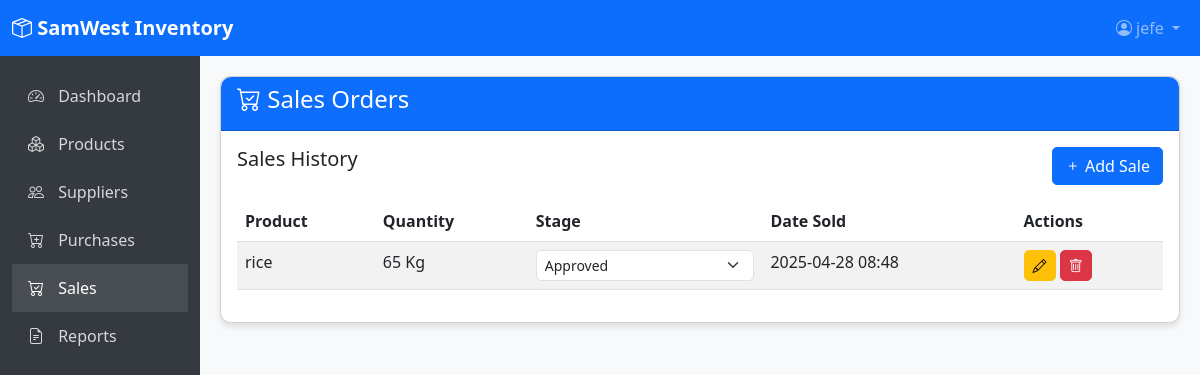
Before: /sales/ (signed in) with the older database file.
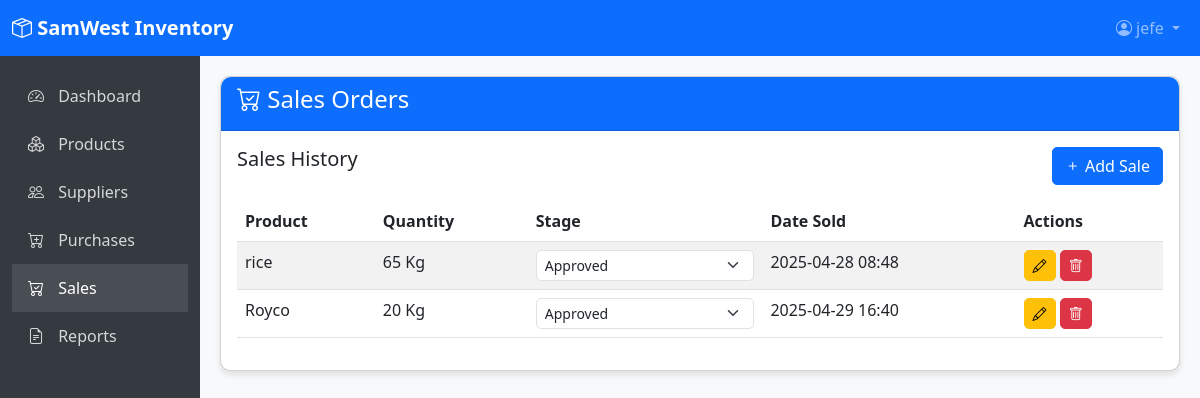
After: the same page with the newer database file.
### inventory/models.py (models this page shows, shortened)
class SalesOrder(models.Model):
    STAGE_CHOICES = (
        ('Pending', 'Pending'),
        ('Processing', 'Processing'),
        ('Approved', 'Approved'),
        ('Rejected', 'Rejected'),
    )
    product = models.ForeignKey(Product, on_delete=models.CASCADE)
    quantity = models.IntegerField()
    date_sold = models.DateTimeField(auto_now_add=True)
    stage = models.CharField(max_length=20, choices=STAGE_CHOICES, default='Pending')

class Product(models.Model):
    name = models.CharField(max_length=255)
    description = models.TextField(blank=True)
    supplier = models.ForeignKey(Supplier, on_delete=models.SET_NULL, null=True)
    quantity = models.IntegerField(default=0)
    price = models.DecimalField(max_digits=10, decimal_places=2)
    low_stock_threshold = models.IntegerField(default=10)

### inventory/views.py (the view)
# urls.py: path('sales/', views.sales_list, name='sales_list'),
@login_required
def sales_list(request):
    sales = SalesOrder.objects.all()
    return render(request, 'sales_list.html', {'sales': sales})

### inventory/templates/sales_list.html (shortened to what this page needs)
{% extends 'base.html' %}
{% block content %}
<div class="card">
    <div class="card-header bg-primary text-white">
        <h4><i class="bi bi-cart-check"></i> Sales Orders</h4>
    </div>
    <div class="card-body">
        <div class="d-flex justify-content-between mb-3">
            <h5>Sales History</h5>
            {% if perms.inventory.add_salesorder %}
            <a href="{% url 'sales_add' %}" class="btn btn-primary"><i class="bi bi-plus"></i> Add Sale</a>
            {% endif %}
        </div>
        <table class="table table-striped">
            <thead>
                <tr>
                    <th>Product</th>
                    <th>Quantity</th>
                    <th>Stage</th>
                    <th>Date Sold</th>
                    <th>Actions</th>
                </tr>
            </thead>
            <tbody>
                {% for sale in sales %}
                <tr>
                    <td>{{ sale.product.name }}</td>
                    <td>{{ sale.quantity }} Kg</td>
                    <td>
                        <form method="post" action="{% url 'sales_update_stage' sale.pk %}" class="d-inline">
                            <select name="stage" class="form-select form-select-sm" onchange="this.form.submit()">
                                {% for stage, label in sale.STAGE_CHOICES %}
                                <option value="{{ stage }}" {% if sale.stage == stage %}selected{% endif %}>{{ label }}</option>
                                {% endfor %}
                            </select>
                        </form>
                    </td>
                    <td>{{ sale.date_sold|date:"Y-m-d H:i" }}</td>
                    <td>
                        {% if perms.inventory.add_salesorder %}
                        <a href="{% url 'sales_edit' sale.pk %}" class="btn btn-sm btn-warning"><i class="bi bi-pencil"></i></a>
                        <a href="{% url 'sales_delete' sale.pk %}" class="btn btn-sm btn-danger" onclick="return confirm('Are you sure?')"><i class="bi bi-trash"></i></a>
                        {% endif %}
                    </td>
                </tr>
                {% empty %}
                <tr>
                    <td colspan="5" class="text-center">No sales orders found.</td>
                </tr>
                {% endfor %}
            </tbody>
        </table>
    </div>
</div>
{% endblock %}

Changed rows visible on the page:
added SalesOrder: product.name "Royco", quantity "20", stage "Approved", date_sold "2025-04-29 16:40"
